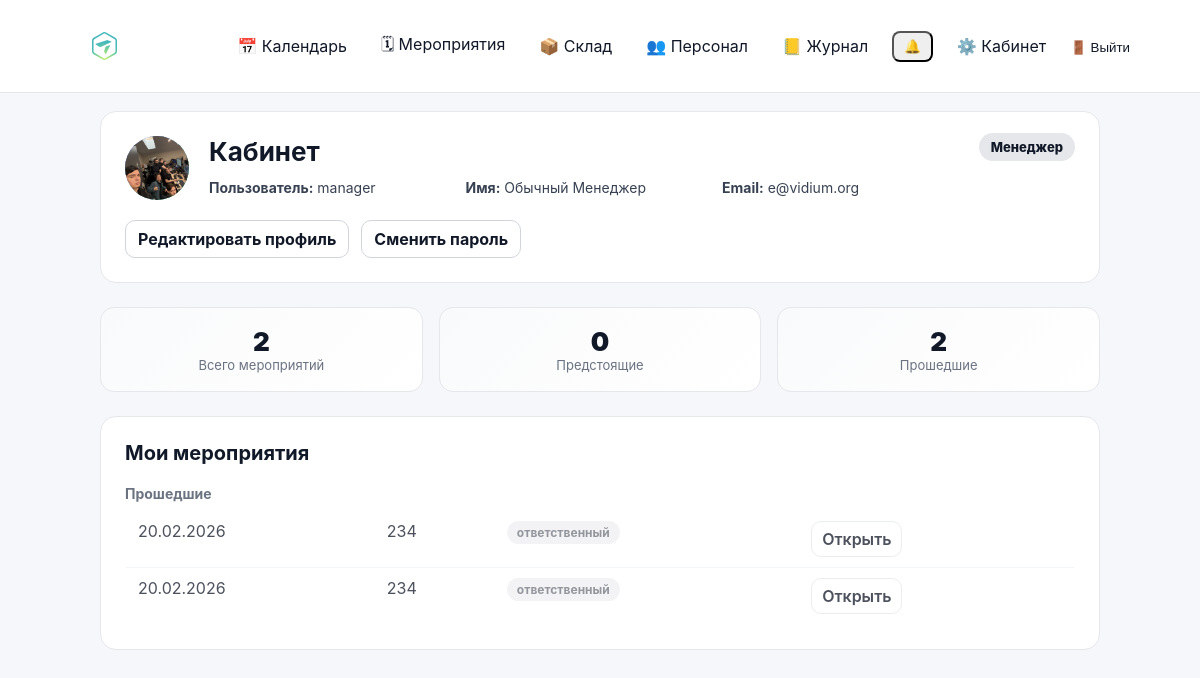
The app's page /cabinet/ (signed in), older data.
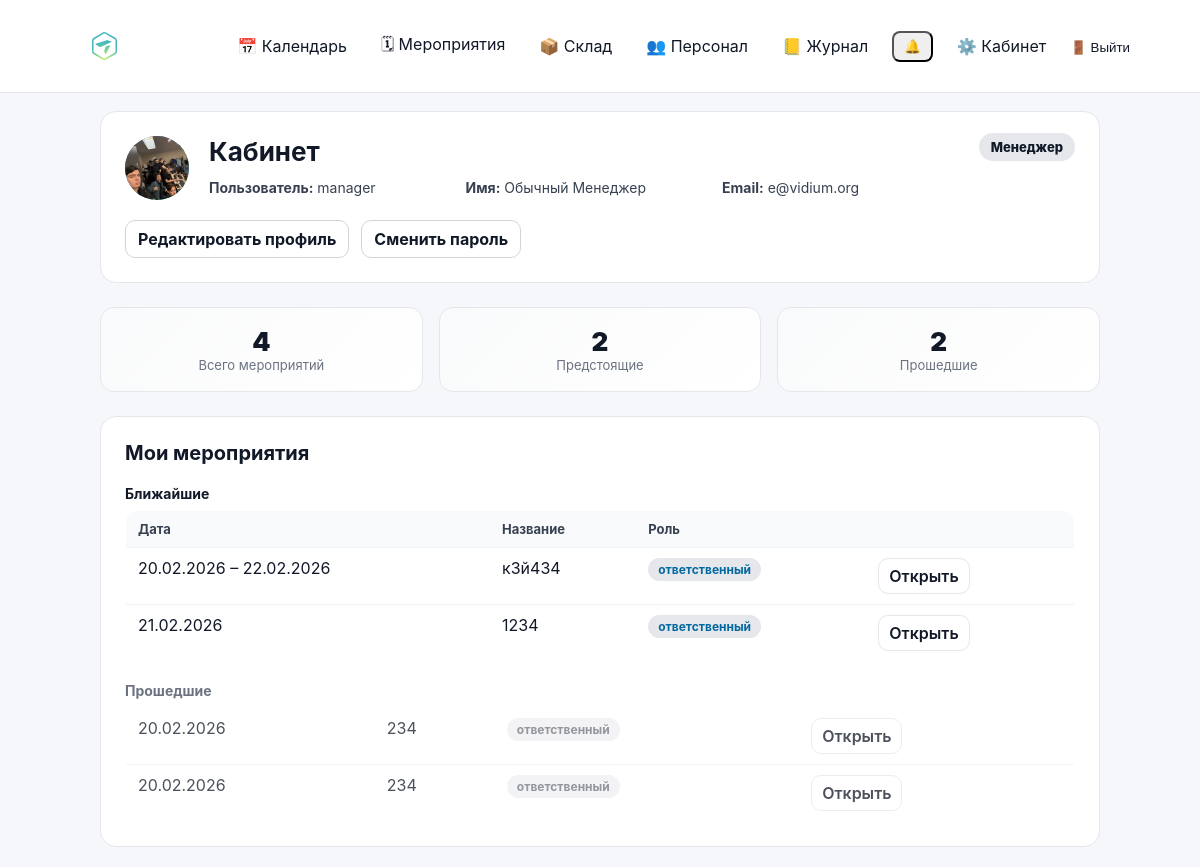
The same page, newer data.
### accounts/models.py (models this page shows, shortened)
class Profile(models.Model):
    class Gender(models.TextChoices):
        MALE = "male", "Мужской"
        FEMALE = "female", "Женский"
        OTHER = "other", "Другое"
    class YesNoMaybe(models.TextChoices):
        YES = "yes", "Да"
        NO = "no", "Нет"
        LIMITED = "limited", "Ограниченно"
    class Citizenship(models.TextChoices):
        RU = "RU", "РФ"
        OTHER = "OTHER", "Другое"
    class FSOStatus(models.TextChoices):
        YES = "yes", "Да"
        NO = "no", "Нет"
        IN_PROGRESS = "in_progress", "В процессе"
        NA = "na", "Не требуется/не знаю"
    class Education(models.TextChoices):
        HIGHER_FULL = "higher_full", "Высшее-полное"
        HIGHER = "higher", "Высшее"
        SECONDARY = "secondary", "Среднее"
        OTHER = "other", "Другое"
    user = models.OneToOneField(settings.AUTH_USER_MODEL, on_delete=models.CASCADE, related_name="profile")
    last_name_lat = models.CharField("Фамилия латиницей", max_length=150, blank=True, default="")
    first_name_lat = models.CharField("Имя латиницей", max_length=150, blank=True, default="")
    patronymic_lat = models.CharField("Отчество латиницей", max_length=150, blank=True, default="")
    gender = models.CharField("Пол", max_length=20, choices=Gender.choices, blank=True, default="")
    citizenship = models.CharField(
        "Гражданство", max_length=20, choices=Citizenship.choices, blank=True, default=Citizenship.RU
    )
    telegram = models.CharField("Телеграм", max_length=150, blank=True, default="")
    qualification = models.CharField("Квалификация, навыки", max_length=255, blank=True, default="")
    travel_ready = models.CharField(
        "Готовность к командировкам", max_length=20, choices=YesNoMaybe.choices, blank=True, default=""
    )
    quarantine_ready = models.CharField(
        "Готовность к карантину", max_length=20, choices=YesNoMaybe.choices, blank=True, default=""
    )
    restrictions_companies = models.CharField(
        "Ограничения по работе с компаниями", max_length=255, blank=True, default="Нет"
    )
    restrictions_topics = models.CharField(
        "Ограничения на участие в проектах с определённой тематикой", max_length=255, blank=True, default="Нет"
    )
    restrictions_schedule = models.CharField(
        "Ограничения по графику работы", max_length=255, blank=True, default="Нет"
    )
    fso_status = models.CharField(
        "Прохождение ФСО", max_length=30, choices=FSOStatus.choices, blank=True, default=""
    )
    own_equipment = models.CharField("Наличие собственного оборудования", max_length=255, blank=True, default="Нет")
    education = models.CharField("Образование", max_length=30, choices=Education.choices, blank=True, default="")
    additional_skills = models.TextField("Дополнительные навыки", blank=True, default="")
    resume = models.FileField("Резюме", upload_to="staff/resumes/", blank=True, null=True)
    photo = models.ImageField("Фото", upload_to="staff/photos/", blank=True, null=True)
    created_at = models.DateTimeField(auto_now_add=True)
    updated_at = models.DateTimeField(auto_now=True)

class User(AbstractUser):
    phone = models.CharField("Телефон", max_length=30, blank=True, default="")
    patronymic = models.CharField("Отчество", max_length=150, blank=True, default="")
    class Meta(AbstractUser.Meta):
        permissions = [
            ("manage_staff", "Can manage staff (users/roles)"),
        ]
    def get_full_name(self) -> str:
        parts = [self.last_name, self.first_name, self.patronymic]
        return " ".join([p.strip() for p in parts if p and p.strip()]).strip() or self.username

### events/models.py (models this page shows, shortened)
class Event(models.Model):
    class Meta:
        permissions = [
            ("edit_event_card", "Can edit event card (dates/status/etc)"),
            ("edit_event_equipment", "Can edit event equipment (own/rented)"),
        ]
    STATUS_DRAFT = "draft"
    STATUS_CONFIRMED = "confirmed"
    STATUS_CANCELLED = "cancelled"
    STATUS_CLOSED = "closed"
    STATUS_CHOICES = (
        (STATUS_DRAFT, "Черновик"),
        (STATUS_CONFIRMED, "Подтверждено"),
        (STATUS_CANCELLED, "Отменено"),
        (STATUS_CLOSED, "Закрыто"),
    )
    name = models.CharField(max_length=200)
    start_date = models.DateField()
    end_date = models.DateField(blank=True, null=True)
    client = models.CharField(max_length=200, blank=True)
    location = models.CharField(max_length=200, blank=True)
    responsible = models.ForeignKey(
        User,
        on_delete=models.SET_NULL,
        null=True,
        related_name="events",
    )
    s_engineer = models.ForeignKey(
        User,
        on_delete=models.SET_NULL,
        null=True,
        blank=True,
        related_name="senior_events",
    )
    engineers = models.ManyToManyField(
        User,
        blank=True,
        related_name="engineer_events",
    )
    notes = models.TextField(blank=True, default="")
    is_deleted = models.BooleanField(default=False)
    deleted_at = models.DateTimeField(null=True, blank=True)
    status = models.CharField(
        max_length=20,
        choices=STATUS_CHOICES,
        default=STATUS_DRAFT,
    )
    created_at = models.DateTimeField(auto_now_add=True)

### cabinet/views.py (the view)
# urls.py: path("", views.dashboard, name="dashboard"),
@login_required
def dashboard(request):
    user = request.user
    today = date.today()
    profile, _ = Profile.objects.get_or_create(user=user)
    q = Q(responsible=user)
    if hasattr(Event, "s_engineer"):
        q = q | Q(s_engineer=user)
    if hasattr(Event, "engineers"):
        q = q | Q(engineers=user)
    qs = (
        Event.objects
        .filter(q)
        .distinct()
        .order_by("start_date", "id")
    )
    if hasattr(Event, "s_engineer"):
        qs = qs.select_related("responsible", "s_engineer")
    else:
        qs = qs.select_related("responsible")
    if hasattr(Event, "engineers"):
        qs = qs.prefetch_related("engineers")
    upcoming = []
    past = []
    for ev in qs:
        end = ev.end_date or ev.start_date
        role_name, role_slug = _event_user_role(ev, user)
        item = {
            "event": ev,
            "date_display": _format_date_range(ev.start_date, ev.end_date),
            "role_name": role_name,
            "role_slug": role_slug,
        }
        if end >= today:
            upcoming.append(item)
        else:
            past.append(item)
    upcoming.sort(key=lambda x: (x["event"].start_date, x["event"].id))
    past.sort(key=lambda x: (x["event"].start_date, x["event"].id), reverse=True)
    stats = {
        "total": len(upcoming) + len(past),
        "upcoming": len(upcoming),
        "past": len(past),
    }
    role_name, role_slug = _get_primary_role(user)
    return render(request, "cabinet/dashboard.html", {
        "role_name": role_name,
        "role_slug": role_slug,
        "stats": stats,
        "upcoming_events": upcoming,
        "past_events": past,
        "profile": profile,
    })

### cabinet/templates/cabinet/dashboard.html (shortened to what this page needs)
{% extends "base.html" %}
{% load static %}
{% block content %}
<div class="cabinet-page">
    <div class="cabinet-card cabinet-profile">
        <div class="cabinet-profile-header">
            <div class="cabinet-avatar" style="overflow:hidden;">
                {% if profile.photo %}
                    <img
                        src="{{ profile.photo.url }}"
                        alt="Фото профиля"
                        style="width:100%; height:100%; object-fit:cover; display:block;"
                    >
                {% else %}
                    {{ user.first_name|default:user.username|slice:":1"|upper }}
                {% endif %}
            </div>
            <div class="cabinet-profile-info">
                <h1 class="cabinet-title">Кабинет</h1>
                <div class="cabinet-user-meta">
                    <div><strong>Пользователь:</strong> {{ user.username }}</div>
                    <div><strong>Имя:</strong> {{ user.get_full_name|default:"—" }}</div>
                    <div><strong>Email:</strong> {{ user.email|default:"—" }}</div>
                </div>
            </div>
            <div class="cabinet-role">
                <span class="role-badge role-{{ role_slug }}">
                    {{ role_name }}
                </span>
            </div>
        </div>
        <div class="cabinet-actions">
            <a href="{% url 'cabinet:profile_edit' %}" class="btn">
                Редактировать профиль
            </a>
            <a href="{% url 'cabinet:password_change' %}" class="btn">
                Сменить пароль
            </a>
        </div>
    </div>
    <div class="cabinet-stats">
        <div class="stat-card">
            <div class="stat-value">{{ stats.total }}</div>
            <div class="stat-label">Всего мероприятий</div>
        </div>
        <div class="stat-card">
            <div class="stat-value">{{ stats.upcoming }}</div>
            <div class="stat-label">Предстоящие</div>
        </div>
        <div class="stat-card">
            <div class="stat-value">{{ stats.past }}</div>
            <div class="stat-label">Прошедшие</div>
        </div>
    </div>
    <div class="cabinet-card">
        <h2 class="cabinet-section-title">Мои мероприятия</h2>
        {% if upcoming_events %}
        <div class="cabinet-subtitle">Ближайшие</div>
        <table class="list-table">
            <thead>
                <tr>
                    <th>Дата</th>
                    <th>Название</th>
                    <th>Роль</th>
                    <th></th>
                </tr>
            </thead>
            <tbody>
                {% for item in upcoming_events %}
                <tr>
                    <td>{{ item.date_display }}</td>
                    <td>{{ item.event.name }}</td>
                    <td>
                        <span class="role-pill role-{{ item.role_slug }}">
                            {{ item.role_name }}
                        </span>
                    </td>
                    <td>
                        <a href="{% url 'event_detail' item.event.id %}" class="btn btn-secondary">
                            Открыть
                        </a>
                    </td>
                </tr>
                {% endfor %}
            </tbody>
        </table>
        {% endif %}
        {% if past_events %}
        <div class="cabinet-subtitle cabinet-subtitle-muted">Прошедшие</div>
        <table class="list-table list-table-muted">
            <tbody>
                {% for item in past_events %}
                <tr>
                    <td>{{ item.date_display }}</td>
                    <td>{{ item.event.name }}</td>
                    <td>
                        <span class="role-pill role-muted">
                            {{ item.role_name }}
                        </span>
                    </td>
                    <td>
                        <a href="{% url 'event_detail' item.event.id %}" class="btn btn-secondary">
                            Открыть
                        </a>
                    </td>
                </tr>
                {% endfor %}
            </tbody>
        </table>
        {% endif %}
    </div>
</div>
{% endblock %}

### backend/templates/base.html (shortened to what this page needs)
{% load static %}
<!doctype html>
<html lang="ru">
<head>
  <link rel="stylesheet" href="{% static 'css/base.css' %}">
  <link rel="stylesheet" href="{% static 'css/calendar.css' %}">
</head>
<body>
  <header class="topbar">
    <div class="container topbar-inner">
<a href="{% url 'calendar' %}" class="nav-logo">
    <img src="{% static 'images/VidiumLogo.svg' %}"
         alt="Vidium"
         class="logo-img">
</a>
      {% if user.is_authenticated %}
        <nav class="nav">
          <a class="nav-link" href="{% url 'calendar' %}">📅 Календарь</a>
          <a class="nav-link" href="{% url 'event_list' %}">🗓 Мероприятия</a>
          {% if can_view_stock %}
            <a class="nav-link" href="{% url 'stock_type_list' %}">📦 Склад</a>
          {% endif %}
          {% if can_manage_staff %}
            <a class="nav-link" href="{% url 'personnel' %}">👥 Персонал</a>
            <a class="nav-link" href="{% url 'audit_list' %}">📒 Журнал</a>
          {% endif %}
          <div class="notif-wrap">
            <button type="button" class="nav-link notif-bell" id="notifBell" aria-label="Уведомления">
              🔔
              <span class="notif-dot{% if notifications_unread_count|default:0 > 0 %} is-on{% endif %}" id="notifDot"></span>
            </button>
          </div>
          <a class="nav-link" href="{% url 'cabinet:dashboard' %}">⚙️ Кабинет</a>
          <form method="post" action="{% url 'logout' %}" style="display:inline;">
  <button type="submit" class="nav-link" style="background:none;border:none;padding:0;cursor:pointer;">
    🚪 Выйти
  </button>
</form>
        </nav>
      {% endif %}
    </div>
  </header>
  <main class="container" style="padding-top: 18px;">
    {% block content %}{% endblock %}
  </main>
</body>
</html>

Row changes from the older to the newer data that the page shows:
added Event: date_display "20.02.2026 – 22.02.2026", event.name "к3й434", role_name "ответственный", shown under "Мои мероприятия"
added Event: date_display "21.02.2026", event.name "1234", role_name "ответственный", shown under "Мои мероприятия"
Text that changed along with them:
{{ stats.total }}: "2" → "4"
{{ stats.upcoming }}: "0" → "2"
text now shown: "Ближайшие Дата Название Роль"
